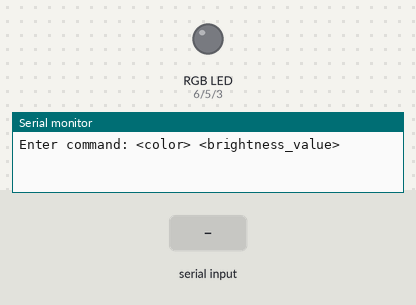
Recording of a sketch running on a simulated Arduino Uno, built with avr-gcc and run on an emulated ATmega328P. On the bench: an RGB LED mixed from three pins (HIGH = lit), the last lines printed to the serial monitor. The inputs (shaded band) are chosen by the test bench. Dim RGB values are drawn brighter than linear.

Above: at 1.2 s.
1.3 s: "red 1\n" received over Serial
At 1.9 s:
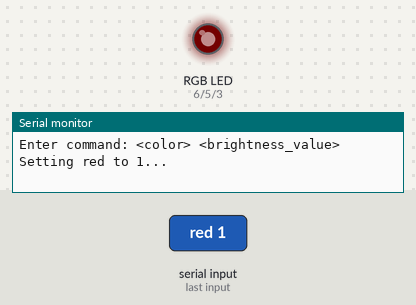
2.8 s: "green 1\n" received over Serial
At 3.2 s:
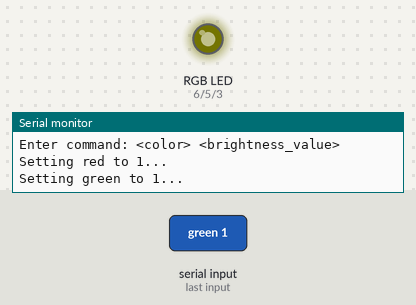
4.3 s: "blue 1\n" received over Serial
At 5.5 s:
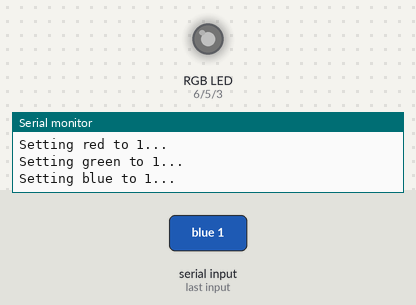
5.8 s: "red 150\n" received over Serial
At 6.6 s:
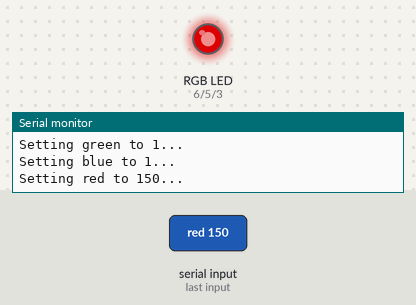
7.3 s: "green 150\n" received over Serial
At 7.9 s:
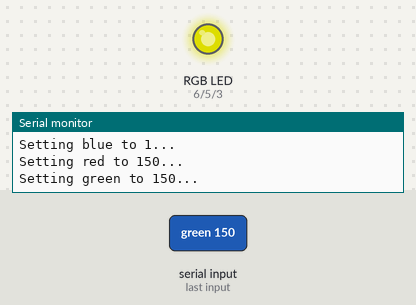
8.8 s: "blue 150\n" received over Serial
At 10.2 s:
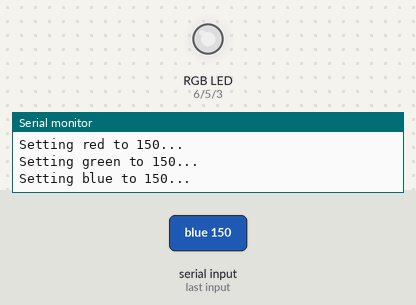
Timing chart, 0 to 11.3 s (numbered marks = the images above; inputs shaded):
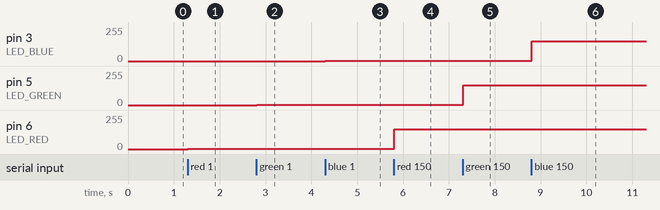

Measured:
- after the input at 1.3 s, pin 6 (LED_RED): 0/255 → 1/255 at once
- after the input at 2.8 s, pin 5 (LED_GREEN): 0/255 → 1/255 at once
- after the input at 4.3 s, pin 3 (LED_BLUE): 0/255 → 1/255 at once
- after the input at 5.8 s, pin 6 (LED_RED): 1/255 → 150/255 at once
- after the input at 7.3 s, pin 5 (LED_GREEN): 1/255 → 150/255 at once
- after the input at 8.8 s, pin 3 (LED_BLUE): 1/255 → 150/255 at once

The sketch:

zad2.ino
```cpp
#define LED_RED 6
#define LED_GREEN 5
#define LED_BLUE 3

String color;
int brightnessValue;

void setup()
{
    pinMode(LED_RED, OUTPUT);
    pinMode(LED_GREEN, OUTPUT);
    pinMode(LED_BLUE, OUTPUT);

    Serial.begin(9600);
    while (!Serial) {
    }
    Serial.println("Enter command: <color> <brightness_value>");
}

bool isNumber(String str)
{
    for (int i = 0; i < str.length(); i++) if (!isdigit(str[i])) return false;

    return true;
}

bool checkCommand(String command, String &color, int &brightnessValue)
{
    if (command.length() == 0) return false;

    command.trim();
    command.toLowerCase();

    int spaceIndex = command.indexOf(' ');

    if (spaceIndex > 0)
    {
        color = command.substring(0, spaceIndex);
        String brightnessStr = command.substring(spaceIndex + 1);
        brightnessStr.trim();

        if (!isNumber(brightnessStr))
        {
            Serial.println("Invalid brightness value: " + brightnessStr + ". Must be a number.");
            return false;
        }

        brightnessValue = brightnessStr.toInt();
        if (brightnessValue < 0 || brightnessValue > 255)
        {
            Serial.println("Invalid brightness value. Must be between 0 and 255.");
            return false;
        }
        return true;

    } else
    {
        Serial.println("Enter command: <color> <brightness_value> Invalid command: " + command);
        return false;
    }
}

void setColor(const String &color, int &brightnessValue)
{
    if (color == "red") analogWrite(LED_RED, brightnessValue);
    else if (color == "green") analogWrite(LED_GREEN, brightnessValue);
    else if (color == "blue") analogWrite(LED_BLUE, brightnessValue);
    else
    {
        Serial.println("Unknown color.");
        return;
    }
    Serial.println("Setting " + color + " to " + String(brightnessValue) + "...");
}

void loop()
{
    String command = Serial.readStringUntil('\n');

    if (checkCommand(command, color, brightnessValue))
    {
        setColor(color, brightnessValue);
    }
}
```
